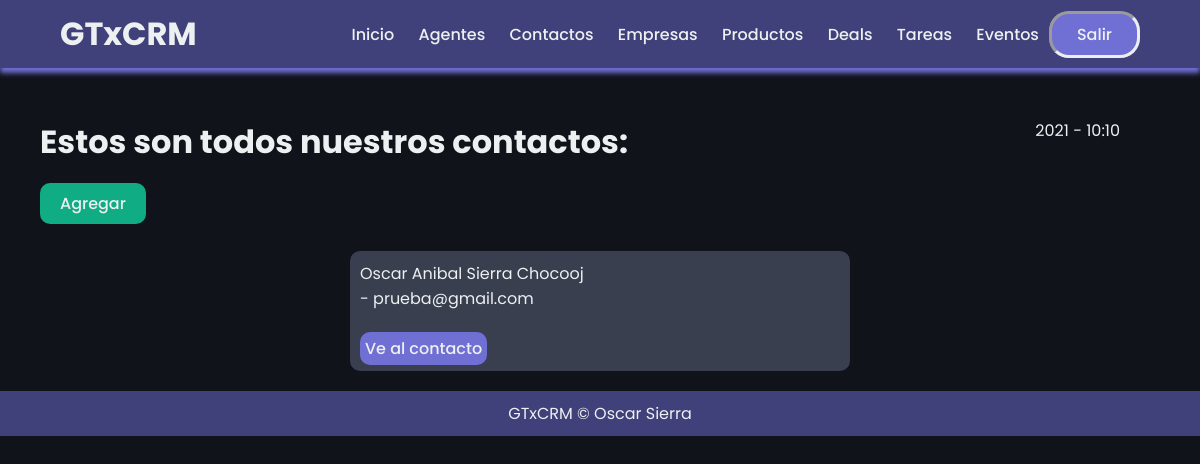
/contactos/ (signed in), run on an earlier commit of the app's database.
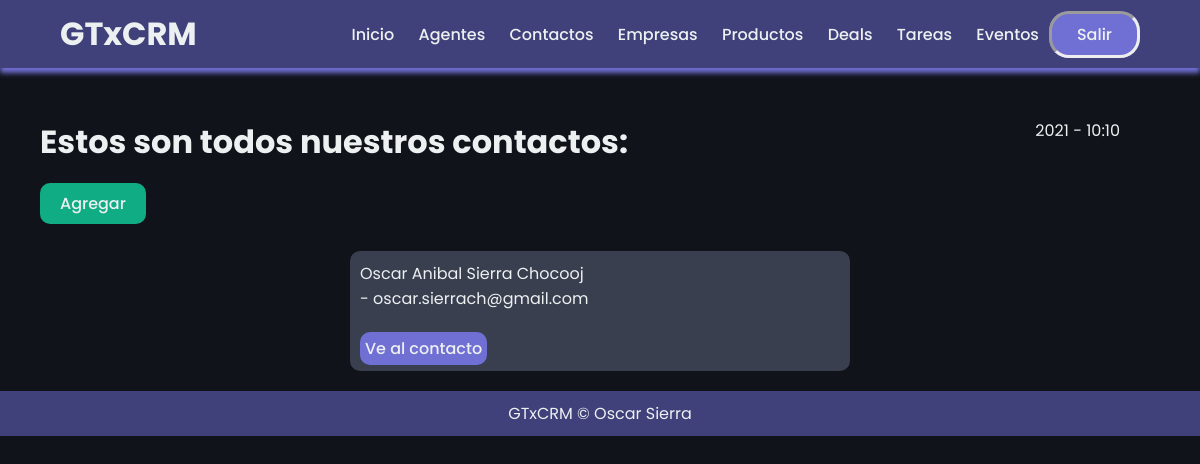
And on a later commit of the database.
### mainapp/models.py (models this page shows, shortened)
class Lead(models.Model):
    nombres = models.CharField(max_length=45)
    apellidos = models.CharField(max_length=45)
    titulo = models.CharField(max_length=45)
    email = models.CharField(max_length=45)
    empresa = models.ForeignKey("Empresa", on_delete=models.CASCADE)
    movil = models.CharField(max_length=20)
    telefono = models.CharField(max_length=45)
    descripcion = models.CharField(max_length=200)
    agente = models.ForeignKey("Agent", on_delete=models.CASCADE)

### mainapp/views.py (the view)
# urls.py: path('contactos/', leadListView.as_view(), name="lead_list"),
class leadListView(LoginRequiredMixin, ListView):
    template_name="leads/leads_list.html"
    queryset = Lead.objects.all()
    context_object_name = "contactos"

### mainapp/templates/leads/leads_list.html (shortened to what this page needs)
{% extends 'layouts/layouts.html'%}
{% block content %}
<div class="start">
    <div class="initial">
        <h1>Estos son todos nuestros contactos: </h1>
            <div id="time">
                {% now "Y - h:m"%}
            </div>
        </div>
    </div>
<br/>
<div class="divbtn" style="margin-left: 40px;">
    <a class="submitbtn" href="{% url 'lead_create' %}"><button>Agregar</button></a>
</div>
<br/>
<div class="list_container">
    {% for contacto in contactos %}
        <div class="list_content">
            <p>{{ contacto.nombres }} {{ contacto.apellidos }}<br/>
            - {{ contacto.email }}</p><br/>
            <a class="detail_href" href="{% url 'lead_detail' contacto.pk %}">Ve al contacto</a>
        </div>
    {% endfor %}
</div>
{% endblock %}

What changed in the data, as far as the page shows it:
changed Lead "Oscar Anibal": email "prueba@gmail.com" → "oscar.sierrach@gmail.com"
